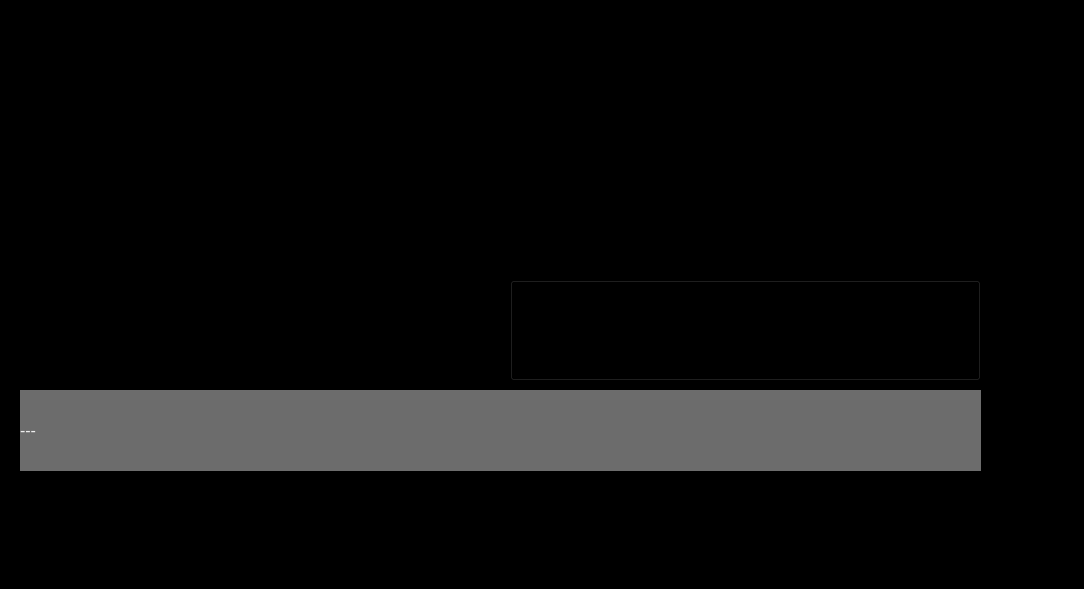
<?xml version="1.0" encoding="UTF-8"?>
<ui version="4.0">
 <class>MainWin</class>
 <widget class="QMainWindow" name="MainWin">
  <property name="geometry">
   <rect>
    <x>0</x>
    <y>0</y>
    <width>1084</width>
    <height>589</height>
   </rect>
  </property>
  <property name="sizePolicy">
   <sizepolicy hsizetype="Fixed" vsizetype="Fixed">
    <horstretch>0</horstretch>
    <verstretch>0</verstretch>
   </sizepolicy>
  </property>
  <property name="windowTitle">
   <string>Updater</string>
  </property>
  <property name="styleSheet">
   <string notr="true">background-color: rgb(0, 0, 0);</string>
  </property>
  <widget class="QWidget" name="centralWidget">
   <widget class="QLabel" name="lblMeasureState">
    <property name="geometry">
     <rect>
      <x>20</x>
      <y>390</y>
      <width>961</width>
      <height>81</height>
     </rect>
    </property>
    <property name="sizePolicy">
     <sizepolicy hsizetype="Ignored" vsizetype="Expanding">
      <horstretch>0</horstretch>
      <verstretch>0</verstretch>
     </sizepolicy>
    </property>
    <property name="font">
     <font>
      <pointsize>12</pointsize>
     </font>
    </property>
    <property name="styleSheet">
     <string notr="true">background-color: rgb(108, 108, 108);
color: rgb(237, 237, 237);</string>
    </property>
    <property name="text">
     <string>---</string>
    </property>
    <property name="margin">
     <number>1</number>
    </property>
   </widget>
   <widget class="QPushButton" name="btnDeleteUnusedComPorts">
    <property name="geometry">
     <rect>
      <x>510</x>
      <y>280</y>
      <width>471</width>
      <height>101</height>
     </rect>
    </property>
    <property name="sizePolicy">
     <sizepolicy hsizetype="Expanding" vsizetype="Expanding">
      <horstretch>0</horstretch>
      <verstretch>0</verstretch>
     </sizepolicy>
    </property>
    <property name="font">
     <font>
      <pointsize>16</pointsize>
     </font>
    </property>
    <property name="text">
     <string>Delete unused COM Ports</string>
    </property>
   </widget>
  </widget>
 </widget>
 <layoutdefault spacing="6" margin="11"/>
 <resources/>
 <connections/>
</ui>
